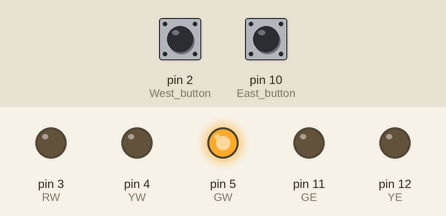
Recording of a sketch running on a simulated Arduino Uno, built with avr-gcc and run on an emulated ATmega328P. Shown: output pins drawn as LEDs (lit = HIGH). The inputs (shaded band) are chosen by the test bench; at power-on: pin 10 (East_button) LOW, pin 2 (West_button) LOW. Pins used as bus, display or sensor lines are not drawn.

Above: at 1.2 s.
1.3 s: pin 10 (East_button) pulled HIGH for 0.15 s
At 3.1 s:
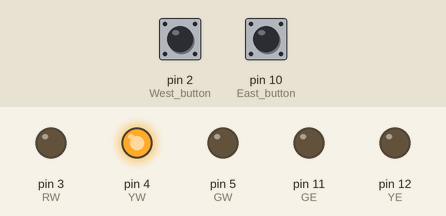
At 7.4 s:
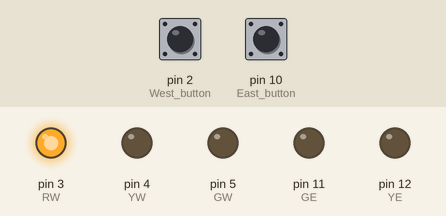
10.4 s: pin 2 (West_button) pulled HIGH for 3.2 s
At 22.0 s:
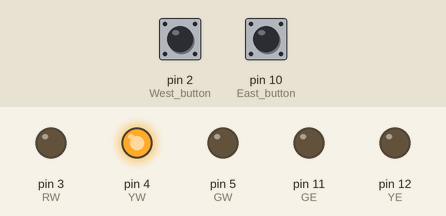
Timing chart, 0 to 22.8 s (numbered marks = the images above; inputs shaded):
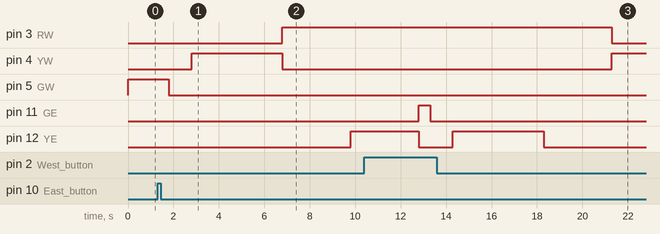

The sketch:

Traffic_Lights_Bridge.ino
```cpp
//West Side
int West_button = 2;
int GW = 5;
int YW = 4;
int RW = 3;
int bw; //Indicates the state of west_button (HIGH or LOW)

//East Side
int East_button = 10;
int GE = 11;
int YE = 12;
int RE = 13;
int be; //Indicates the state of east_button (HIGH or LOW)

int p = 0;

void setup() {
//Inputs
pinMode(West_button, INPUT);
pinMode(East_button, INPUT);

//OUTPUTS
pinMode(GW, OUTPUT);
pinMode(YW, OUTPUT);
pinMode(RW, OUTPUT);
pinMode(GE, OUTPUT);
pinMode(YE, OUTPUT);
pinMode(RE, OUTPUT);

//Initially or Default
digitalWrite(GW, HIGH);
digitalWrite(RE, HIGH);
}

void loop() {
 bw = digitalRead(West_button);
 be = digitalRead(East_button);

 //A car approaches from the east.
 if (be == HIGH && p == 0 && bw == LOW){
  p = 1;
 }
 if (p == 1){
  delay(500);
  digitalWrite(GW, LOW);
  delay(1000);
  digitalWrite(YW, HIGH);
  delay(4000);
  digitalWrite(YW, LOW);
  digitalWrite(RW, HIGH);
  delay(3000);
  digitalWrite(YE, HIGH);
  digitalWrite(RE, LOW);
  delay(3000);
  digitalWrite(GE, HIGH);
  digitalWrite(YE, LOW);
  p = 2;
 }

 //A car approaches from the west.
 if (bw == HIGH && p == 2 && be == LOW){
  p = 3;
 }
 if (p == 3){
  delay(500);
  digitalWrite(GE, LOW);
  delay(1000);
  digitalWrite(YE, HIGH);
  delay(4000);
  digitalWrite(YE, LOW);
  digitalWrite(RE, HIGH);
  delay(3000);
  digitalWrite(YW, HIGH);
  digitalWrite(RW, LOW);
  delay(3000);
  digitalWrite(GW, HIGH);
  digitalWrite(YW, LOW);
  p = 0;
 }
}
```

Measured:
- after the input at 1.3 s, pin 3 (RW): LOW → HIGH after 5.5 s; pin 4 (YW): LOW → HIGH after 1.5 s, → LOW 4.0 s later; pin 5 (GW): HIGH → LOW after 0.50 s; pin 12 (YE): LOW → HIGH after 8.5 s
- after the input at 10.4 s, pin 3 (RW): HIGH → LOW after 10.9 s; pin 4 (YW): LOW → HIGH after 10.9 s
